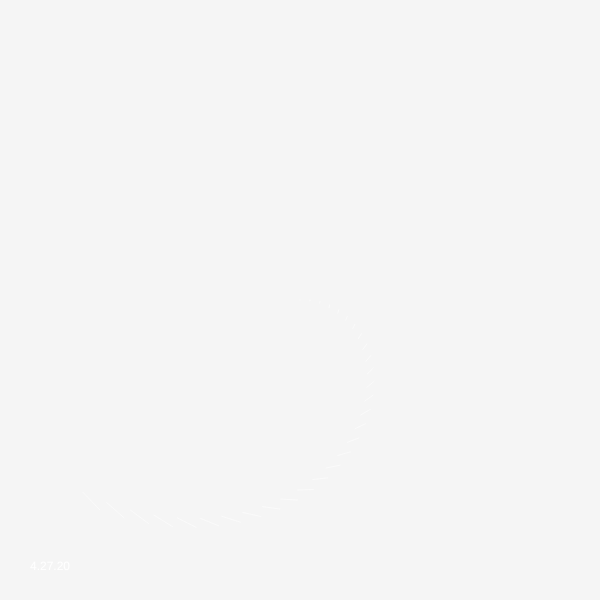
Frame 1 (no input)
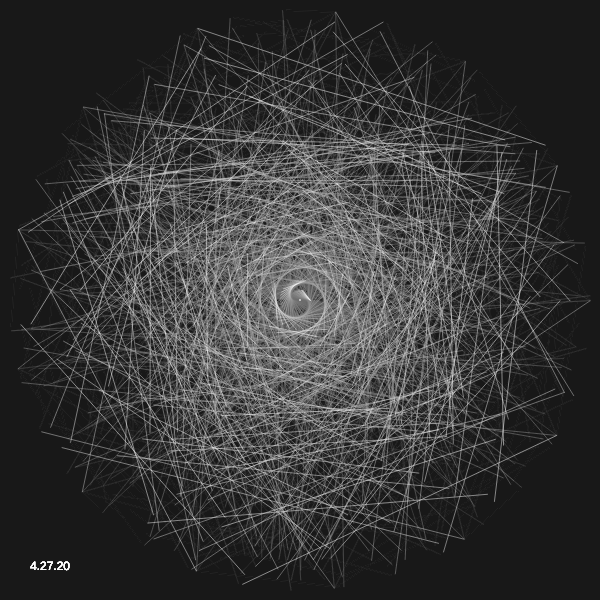
Frame 60 (no input)
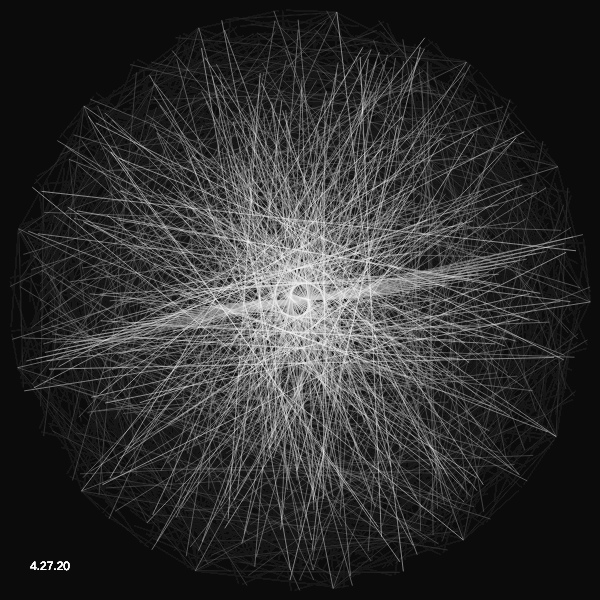
Frame 120 (the mouse pressed at the canvas centre since frame 60)

The p5.js sketch that drew these frames (run headless with seeded random() and noise() and a simulated clock; from frame 60 on, the mouse is pressed at the canvas centre):

// p5.js sketch
// ── sketch.js
let size = 600;
let numPetals = 30;
let petalSize;
let minPetalSize;
let outStep;
let outFraction = 0.5;
let phi;
let epsilon = 0.05;

function setup() {
  createCanvas(size, size);
  minPetalSize = floor(size/numPetals);
  outStep = minPetalSize * outFraction;
  phi = sqrt(5)/2;
  frameRate = 60;
}

function draw() {
  theta = millis()/200;
  petalSize = minPetalSize + mouseY/height * 100;

  background(0, 10);
  translate(width/2, height/2);
  
  stroke(255);
  strokeWeight(0.5)
  //rect(0,0,width,height);

  for (let i=0; i<numPetals; i++) {
    let r = i*outStep;
    let angle = i*theta;
    let prev = (i-1)*theta;
    let x = r*cos(angle);
    let y = r*sin(angle);
    let px = r*cos(prev);
    let py = r*sin(prev);
    let scale = 1 + i/numPetals * 3;
    line(px, py, x, y);
  }
  fill(255);
  noStroke();
  text("4.27.20", 30 - width/2, height-30 - height/2)
}
